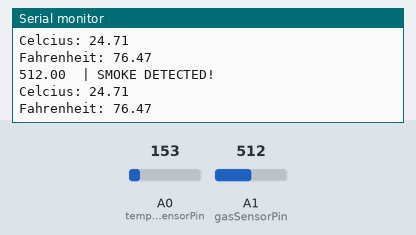
Simulated run of this sketch. Board: Arduino Uno, built with avr-gcc and run on an emulated ATmega328P. Shown: the last lines printed to the serial monitor. Inputs (shaded band) come from the test bench; at power-on: A1 (gasSensorPin) = 512, A0 (temperatureSensorPin) = 153.

Above: at 2.8 s.
2.9 s: A1 (gasSensorPin) set to 440
At 4.9 s:
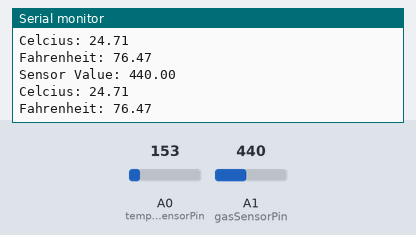
7.5 s: A0 (temperatureSensorPin) set to 165
At 9.3 s:
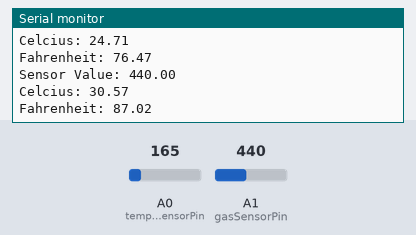
10.2 s: A0 (temperatureSensorPin) set to 175
At 12.4 s:
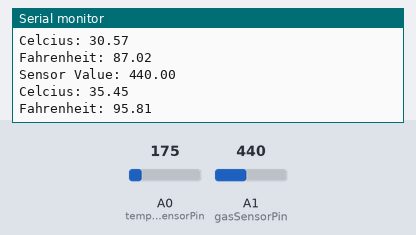
12.9 s: A1 (gasSensorPin) set to 460
At 15.4 s:
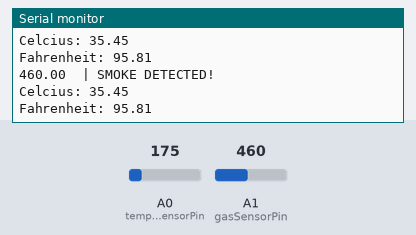
Timing chart, 0 to 16.6 s (numbered marks = the images above; inputs shaded):
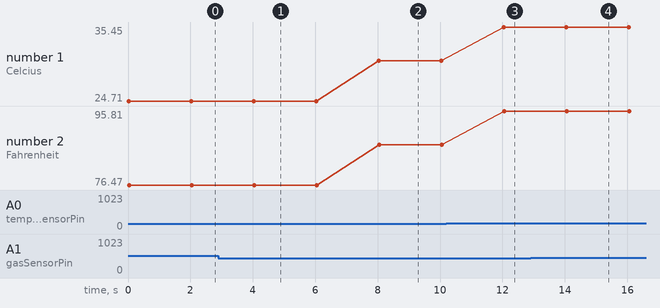

Measured:
- after the input at 2.9 s, the serial monitor: prints a new line after 1.1 s (image 1)
- after the input at 7.5 s, the serial monitor: prints a new line after 0.53 s (image 2)
- after the input at 10.2 s, the serial monitor: prints a new line after 1.8 s (image 3)
- after the input at 12.9 s, the serial monitor: prints a new line after 1.1 s (image 4)
- plotted number 1: 24.71 → 30.57 after the input at 7.5 s, 30.57 → 35.45 after the input at 10.2 s
- plotted number 2: 76.47 → 87.02 after the input at 7.5 s, 87.02 → 95.81 after the input at 10.2 s

The sketch:

Gas_Temperature_Sensors.ino
```cpp
/* temperature sensor variables*/
float celcius;
float fahrenheit;
float voltage;
int temperatureSensorPin = A0;

/* gas sensor variables */
const int gas = 0;
int gasSensorPin = A1;

/* variable that both sensors use */
float sensorValue;

void setup()
{
  pinMode(temperatureSensorPin, INPUT);
  Serial.begin(9600);
}

void loop()
{
  /* code for the gas sensor */
  sensorValue = analogRead(gasSensorPin);

  if(sensorValue >= 450)
  {
	Serial.print(sensorValue);
    Serial.println("	| SMOKE DETECTED!");
  }
  else
  {
    Serial.print("Sensor Value: ");
    Serial.println(sensorValue);
  }

  /* code for the temperature sensor */
  sensorValue = analogRead(temperatureSensorPin);

  /* calculating the voltage collected from the sensor */
  voltage = sensorValue * 5;
  voltage /= 1024;

  /* calculate the temperature from the voltage */

  celcius = (voltage - 0.5) * 100;
  fahrenheit = (9.0 / 5) * celcius + 32;

  /* printing the temperatures */
  Serial.print("Celcius: ");
  Serial.println(celcius);
  Serial.print("Fahrenheit: ");
  Serial.println(fahrenheit);
  Serial.println();

  delay(2000); // pauses for 2 seconds so we're not bombarded with data
}
```
